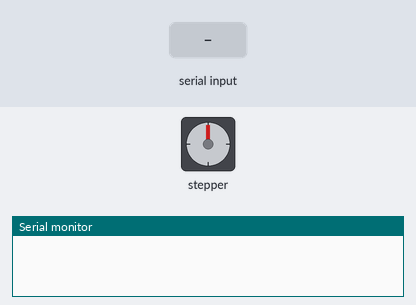
A sketch run on a simulated Arduino Uno, built with avr-gcc and run on an emulated ATmega328P. On the bench: stepper motor, the last lines printed to the serial monitor. The inputs (shaded band) are chosen by the test bench. Stepper angles assume 48 steps per turn.

Above: at 1.2 s.
1.3 s: byte 30 received over Serial
At 3.5 s:
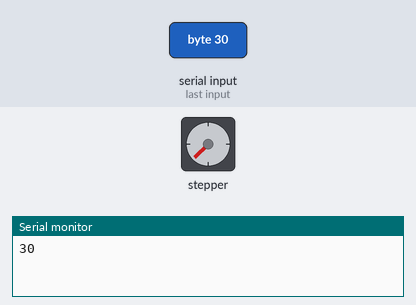
4.3 s: byte 90 received over Serial
At 6.8 s:
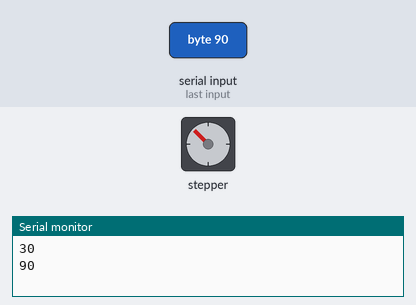
7.3 s: byte 120 received over Serial
At 9.2 s:
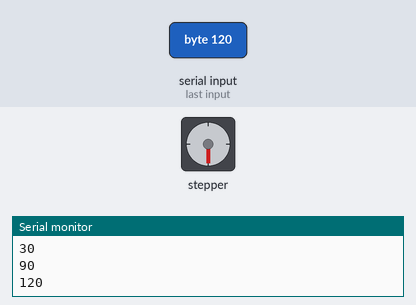
10.3 s: byte 30 received over Serial
At 10.53 s:
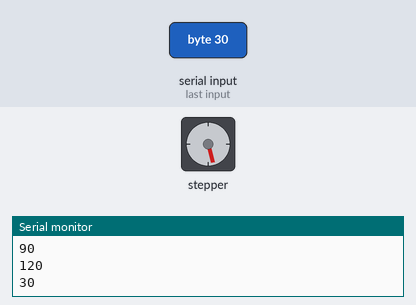
Timing chart, 0 to 13.4 s (numbered marks = the images above; inputs shaded):
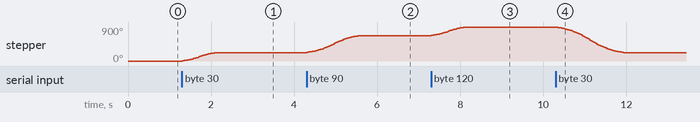

Measured:
- after the input at 1.3 s, stepper: turns 225° clockwise in 0.83 s, starting at once
- after the input at 4.3 s, stepper: turns 450° clockwise in 1.3 s, starting at once
- after the input at 7.3 s, stepper: turns 225° clockwise in 0.83 s, starting at once
- after the input at 10.3 s, stepper: turns 675° counter-clockwise in 1.6 s, starting at once

The sketch:

Adafruit_AFMotor_MultiStepper_serial_stream.ino
```cpp
// MultiStepper
// -*- mode: C++ -*-
//
// Control both Stepper motors at the same time with different speeds
// and accelerations.
// Requires the AFMotor library (https://github.com/adafruit/Adafruit-Motor-Shield-library)
// And AccelStepper with AFMotor support (https://github.com/adafruit/AccelStepper)
// Public domain!
// Don't forget AccelStepper.h in the libraries

#include <AccelStepper.h>
#include <AFMotor.h>

// two stepper motors one on each port
AF_Stepper motor1(48, 1);
AF_Stepper motor2(96, 2);

// serial incoming
int incomingByte=0;

// you can change these to DOUBLE or INTERLEAVE or MICROSTEP!
// wrappers for the first motor!
void forwardstep1() {
  motor1.onestep(FORWARD, SINGLE);
}
void backwardstep1() {
  motor1.onestep(BACKWARD, SINGLE);
}
// wrappers for the second motor!
void forwardstep2() {
  motor2.onestep(FORWARD, SINGLE);
}
void backwardstep2() {
  motor2.onestep(BACKWARD, SINGLE);
}

// Motor shield has two motor ports, now we'll wrap them in an AccelStepper object
AccelStepper stepper1(forwardstep1, backwardstep1);
AccelStepper stepper2(forwardstep2, backwardstep2);

void setup()
{
    stepper1.setMaxSpeed(200.0);
    stepper1.setAcceleration(100.0);
    // stepper1.moveTo(240);

    stepper2.setMaxSpeed(300.0);
   stepper2.setAcceleration(100.0);
   // stepper2.moveTo(1000);

     Serial.begin(9600);


}

void loop()
{
   if (Serial.available() > 0) {
		// read the incoming byte:
		incomingByte = Serial.read();
		// say what you got:
		//Serial.print("I received: ");
		Serial.println(incomingByte, DEC);
   }
    stepper1.runToNewPosition(incomingByte);
    stepper1.run();
    //delay(2000);

   /* stepper2.runToNewPosition(0);
    stepper2.runToNewPosition(500);
    stepper2.runToNewPosition(100);
    stepper2.runToNewPosition(120);
    stepper2.run();*/
}
```
